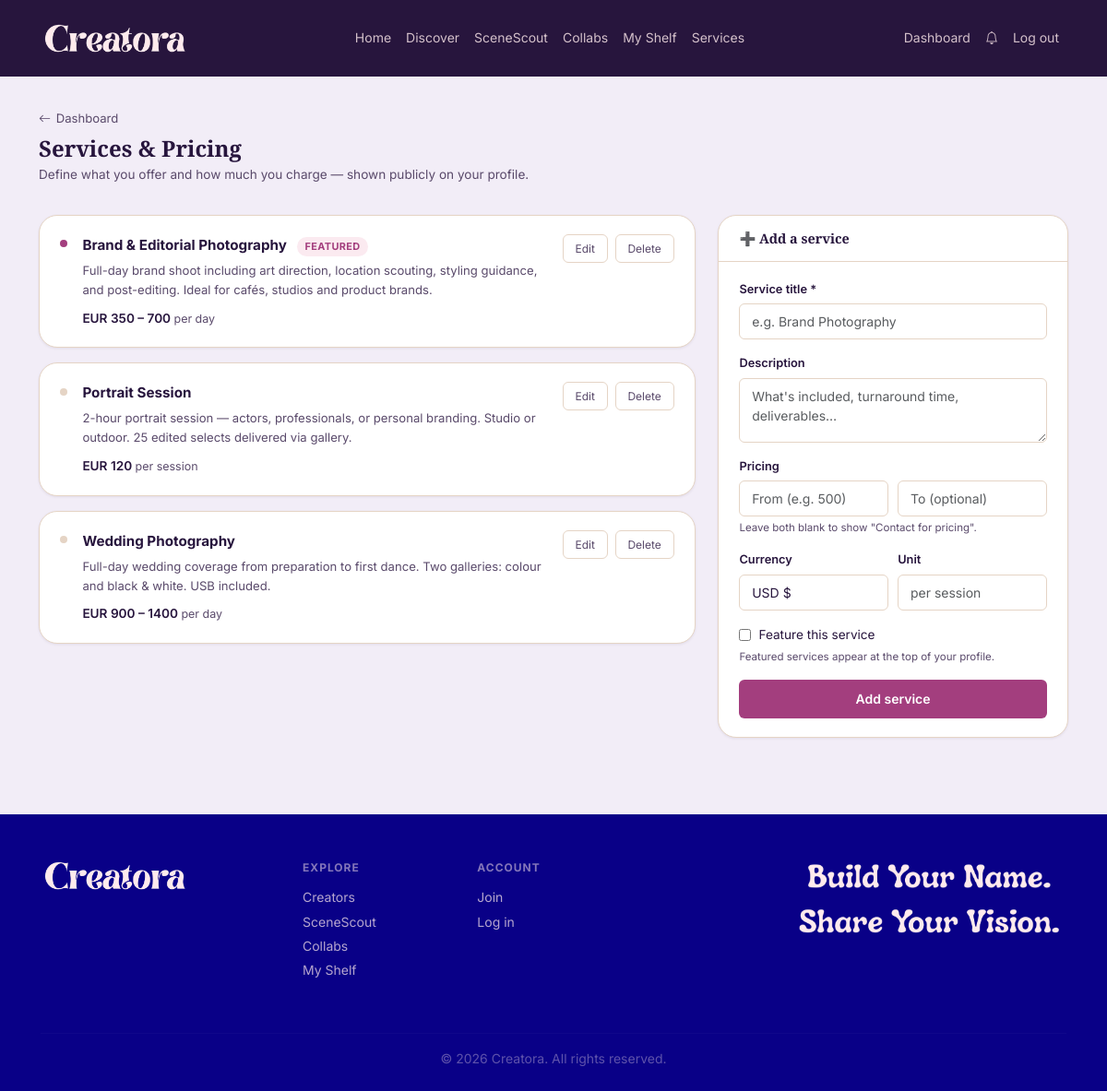
Page /dashboard/services (signed in) on the committed database.
### models.py (models this page shows)
class Service(db.Model):
    __tablename__ = 'services'
    id          = db.Column(db.Integer, primary_key=True)
    creator_id  = db.Column(db.Integer, db.ForeignKey('users.id'), nullable=False)
    title       = db.Column(db.String(120), nullable=False)   # e.g. "Brand Photography"
    description = db.Column(db.Text)
    price_from  = db.Column(db.Float)                         # starting price (nullable = "contact for pricing")
    price_to    = db.Column(db.Float)                         # upper range (nullable = single price)
    currency    = db.Column(db.String(3), default='USD')
    unit        = db.Column(db.String(40))                    # e.g. "per session", "per day", "per project"
    is_featured = db.Column(db.Boolean, default=False)
    sort_order  = db.Column(db.Integer, default=0)
    created_at  = db.Column(db.DateTime, default=datetime.utcnow)
    creator = db.relationship('User', backref=db.backref('services', lazy=True))

### routes/dashboard.py (the view)
@dashboard_bp.route('/services')
@login_required
def services():
    from models import Service
    items = Service.query.filter_by(
        creator_id=current_user.id
    ).order_by(Service.sort_order.asc(), Service.created_at.asc()).all()
    return render_template('dashboard/services_dashboard.html', services=items)

### app.py (called while the page is built)
@login_manager.user_loader
def load_user(user_id):
    return db.session.get(User, int(user_id))

@app.context_processor
def inject_globals():
    unread_count = 0
    if current_user.is_authenticated:
        unread_count = Notification.query.filter_by(
            user_id=current_user.id, is_read=False
        ).count()
    return {
        'now': datetime.utcnow(),
        'app_name': 'Creatora',
        'unread_notifications': unread_count,
    }

### templates/dashboard/services_dashboard.html (shortened to what this page needs)
{% extends 'base.html' %}
{% block content %}
<div class="dash-page">
  <div class="container">
    <div class="page-header">
      <a href="{{ url_for('dashboard.home') }}" class="back-link"><i class="bi bi-arrow-left"></i> Dashboard</a>
      <h1>Services & Pricing</h1>
      <p>Define what you offer and how much you charge — shown publicly on your profile.</p>
    </div>
    <div class="page-layout">
      <div>
        {% if services %}
          {% for svc in services %}
          <div class="svc-card">
            <div class="svc-featured-dot {{ '' if svc.is_featured else 'inactive' }}"
                 title="{{ 'Featured' if svc.is_featured else 'Not featured' }}"></div>
            <div class="svc-body">
              <p class="svc-title">
                {{ svc.title }}
                {% if svc.is_featured %}<span class="featured-chip">Featured</span>{% endif %}
              </p>
              {% if svc.description %}<p class="svc-desc">{{ svc.description }}</p>{% endif %}
              <p class="svc-price">
                {% if svc.price_from is not none %}
                  {{ svc.currency }} {{ '%.0f'|format(svc.price_from) }}{% if svc.price_to %} – {{ '%.0f'|format(svc.price_to) }}{% endif %}
                  {% if svc.unit %}<span class="svc-unit"> {{ svc.unit }}</span>{% endif %}
                {% else %}
                  <span class="svc-unit">Contact for pricing</span>
                {% endif %}
              </p>
            </div>
            <div class="svc-actions">
              <button class="svc-btn" onclick="openEdit({{ svc.id }},
                '{{ svc.title|replace("'", "\\'") }}',
                '{{ (svc.description or '')|replace("'", "\\'") }}',
                '{{ svc.price_from if svc.price_from is not none else '' }}',
                '{{ svc.price_to if svc.price_to is not none else '' }}',
                '{{ svc.currency }}',
                '{{ svc.unit or '' }}',
                {{ 'true' if svc.is_featured else 'false' }})">Edit</button>
              <form method="POST" action="{{ url_for('dashboard.delete_service', svc_id=svc.id) }}"
                    onsubmit="return confirm('Remove this service?');" style="margin:0;">
                <button type="submit" class="svc-btn danger">Delete</button>
              </form>
            </div>
          </div>
          {% endfor %}
        {% else %}
          <div class="empty-state">
            <span class="ei">💼</span>
            <h4>No services yet</h4>
            <p>Add your first service using the form on the right.<br>It'll appear on your public profile immediately.</p>
          </div>
        {% endif %}
      </div>
      <div class="form-card">
        <div class="form-card-header"><h3>➕ Add a service</h3></div>
        <div class="form-card-body">
          <form method="POST" action="{{ url_for('dashboard.add_service') }}">
            <div class="field-group">
              <label class="form-label">Service title *</label>
              <input type="text" name="title" class="form-control" placeholder="e.g. Brand Photography" required>
            </div>
            <div class="field-group">
              <label class="form-label">Description</label>
              <textarea name="description" class="form-control" placeholder="What's included, turnaround time, deliverables…"></textarea>
            </div>
            <div class="field-group">
              <label class="form-label">Pricing</label>
              <div class="price-row">
                <input type="number" name="price_from" class="form-control" placeholder="From (e.g. 500)" min="0" step="any">
                <input type="number" name="price_to" class="form-control" placeholder="To (optional)" min="0" step="any">
              </div>
              <p class="form-hint">Leave both blank to show "Contact for pricing".</p>
            </div>
            <div class="field-group">
              <div class="price-row">
                <div>
                  <label class="form-label">Currency</label>
                  <select name="currency" class="form-select">
                    <option value="USD">USD $</option>
                  </select>
                </div>
                <div>
                  <label class="form-label">Unit</label>
                  <input type="text" name="unit" class="form-control" placeholder="per session">
                </div>
              </div>
            </div>
            <div class="field-group">
              <label style="display:flex;align-items:center;gap:.5rem;font-size:.85rem;cursor:pointer;">
                <input type="checkbox" name="is_featured"> Feature this service
              </label>
              <p class="form-hint">Featured services appear at the top of your profile.</p>
            </div>
            <button type="submit" class="btn-primary-creatora">Add service</button>
          </form>
        </div>
      </div>
    </div>
  </div>
</div>
{% endblock %}

### static/css/variables.css (style rules this page uses)
:root { --color-lavender-blush: #FFEBED; --color-soft-blush: #FFE9E9; --color-powder-blush: #F6B6B7; --color-powder-blush-deep: #F2A4A5; --color-papaya-whip: #FFFFD2; --color-honeydew: #F2FFE9; --color-muted-teal: #A6C9B6; --color-almond-cream: #E5D4C5; --color-burnt-peach: #D18A75; --color-berry-blush: #A33E7E; --color-pacific-cyan: #3E828E; --color-rich-cerulean: #3078A4; --color-dark-amethyst: #27153D; --color-dark-amethyst-cool: #260C45; --color-navy: #090087; --brand-primary: var(--color-berry-blush); --brand-primary-hover: #8a3468; --brand-secondary: var(--color-pacific-cyan); --brand-secondary-hover: #2f636d; --bg-page: var(--color-lavender-blush); --bg-card: #ffffff; --bg-card-soft: var(--color-soft-blush); --bg-muted: var(--color-almond-cream); --bg-dark: var(--color-dark-amethyst); --bg-footer: var(--color-navy); --text-primary: var(--color-dark-amethyst); --text-secondary: #5a4a6b; --text-on-dark: var(--color-lavender-blush); --text-on-primary: #ffffff; --text-link: var(--color-pacific-cyan); --text-link-hover: var(--color-berry-blush); --accent-warm: var(--color-burnt-peach); --accent-mint: var(--color-muted-teal); --accent-cream: var(--color-papaya-whip); --border-default: var(--color-almond-cream); --border-strong: var(--color-muted-teal); --success: var(--color-honeydew); --success-text: #2a6b3c; --font-heading: 'Playfair Display', 'Georgia', serif; --font-body: 'Inter', 'Helvetica Neue', sans-serif; --font-mono: 'Fira Code', monospace; --text-xs: 0.75rem; --text-sm: 0.875rem; --text-base: 1rem; --text-lg: 1.125rem; --text-xl: 1.25rem; --text-2xl: 1.5rem; --text-3xl: 1.875rem; --text-4xl: 2.25rem; --space-1: 0.25rem; --space-2: 0.5rem; --space-3: 0.75rem; --space-4: 1rem; --space-6: 1.5rem; --space-8: 2rem; --space-12: 3rem; --space-16: 4rem; --radius-sm: 6px; --radius-md: 12px; --radius-lg: 20px; --radius-xl: 32px; --radius-full: 9999px; --shadow-sm: 0 1px 3px rgba(39, 21, 61, 0.08); --shadow-md: 0 4px 16px rgba(39, 21, 61, 0.10); --shadow-lg: 0 8px 32px rgba(39, 21, 61, 0.14); --transition-fast: 150ms ease; --transition-normal: 250ms ease; }

### static/css/main.css (style rules this page uses)
*, *::before, *::after { box-sizing: border-box; margin: 0; padding: 0; }
body { font-family: var(--font-body); font-size: var(--text-base); color: var(--text-primary); background-color: var(--bg-page); line-height: 1.6; }
h1, h2, h3, h4, h5, h6 { font-family: var(--font-heading); font-weight: 700; color: var(--text-primary); line-height: 1.2; }
a { color: var(--text-link); text-decoration: none; transition: color var(--transition-fast); }

### rows in the picture
Service: is_featured True (drawn), title "Brand & Editorial Photography", description "Full-day brand shoot including art direction, location scouting, styling guidance, and post-editing. Ideal for cafés, studios and product brands.", currency "EUR", price_from "350", price_to "700", unit "per day"
Service: is_featured False (drawn), title "Portrait Session", description "2-hour portrait session — actors, professionals, or personal branding. Studio or outdoor. 25 edited selects delivered via gallery.", currency "EUR", price_from "120", unit "per session"
Service: is_featured False (drawn), title "Wedding Photography", description "Full-day wedding coverage from preparation to first dance. Two galleries: colour and black & white. USB included.", currency "EUR", price_from "900", price_to "1400", unit "per day"
